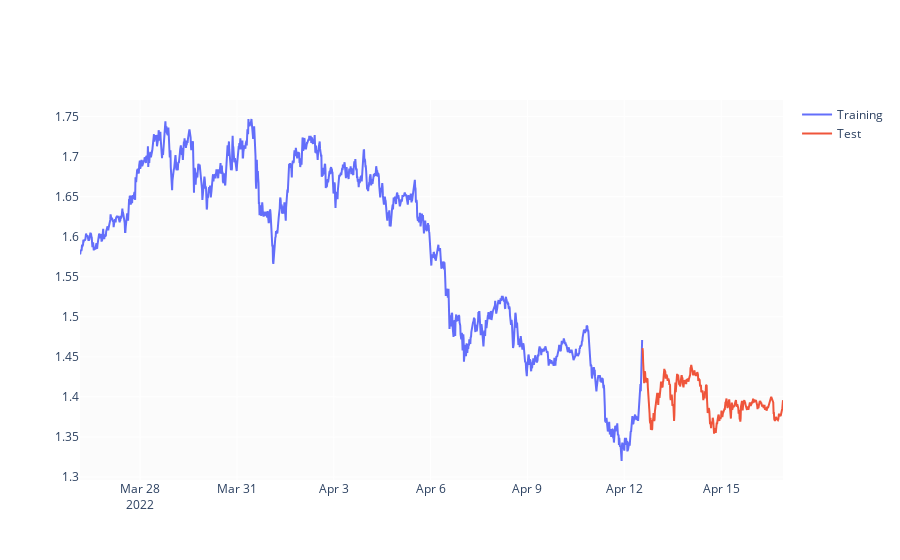

The code cell stored with this chart in its notebook:
### Markdown cell above
Split stock data frame into two subsets: training ($70\%$)and test ($30\%$) sets. Calculated split indices and create separate dataframes (train_df, test_df). Frames have been ploted in the chart below.

### Code cell
test_size  = 0.20
test_split_idx  = int(btc_df.shape[0] * (1-test_size))

train_df  = btc_df.loc[:test_split_idx - 1].copy()
test_df   = btc_df.loc[test_split_idx:].copy()

fig = go.Figure()
fig.add_trace(go.Scatter(x=train_df.time, y=train_df.close, name='Training'))
fig.add_trace(go.Scatter(x=test_df.time,  y=test_df.close,  name='Test'))
fig.show()
fig.write_image(f'images/{img_name}traintest.png')

### Figure 1 — Plotly figure (JSON) as saved in the notebook; plotly's stock layout.template omitted (floating-point values rounded to 4 significant figures; data arrays with more than 128 entries replaced by an {"elided": "..."} marker saying what was removed)
{"data": [{"name": "Training", "type": "scatter", "x": {"elided": "1673 str values"}, "y": {"elided": "1673 float values"}}, {"name": "Test", "type": "scatter", "x": {"elided": "419 str values"}, "y": {"elided": "419 float values"}}], "layout": {"autosize": true, "xaxis": {"autorange": true, "range": ["2022-03-26 03:15", "2022-04-16 22:00"], "type": "date"}, "yaxis": {"autorange": true, "range": [1.296, 1.771], "type": "linear"}}}
